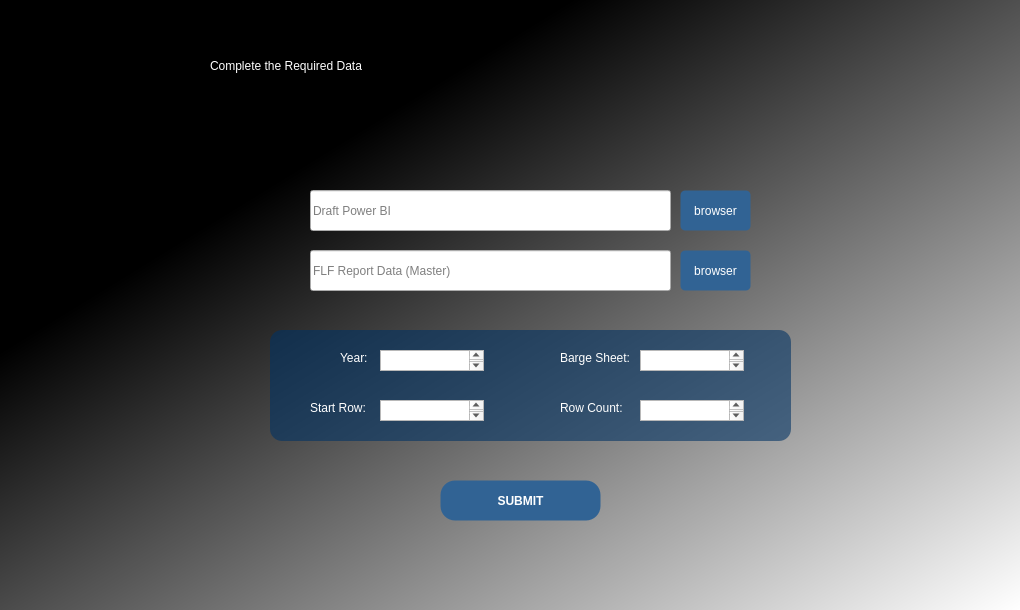
<?xml version="1.0" encoding="UTF-8"?>
<ui version="4.0">
 <class>mainWindow</class>
 <widget class="QDialog" name="mainWindow">
  <property name="geometry">
   <rect>
    <x>0</x>
    <y>0</y>
    <width>1020</width>
    <height>610</height>
   </rect>
  </property>
  <property name="windowTitle">
   <string>Dialog</string>
  </property>
  <property name="styleSheet">
   <string notr="true">#mainWindow {
    border-image: url(:/img/bg.png)0 0 0 0 stretch stretch;
}
QWidget#mainWindow{
background-color: qlineargradient(spread:pad, x1:0.274, y1:0.295, x2:1, y2:1, stop:0 rgba(0, 0, 0, 255), stop:1 rgba(255, 255, 255, 255));}

</string>
  </property>
  <widget class="QLabel" name="label">
   <property name="geometry">
    <rect>
     <x>210</x>
     <y>20</y>
     <width>621</width>
     <height>91</height>
    </rect>
   </property>
   <property name="styleSheet">
    <string notr="true">font: 600 28pt &quot;Segoe UI&quot;;color:rgb(255, 255, 255)</string>
   </property>
   <property name="text">
    <string>Complete the Required Data</string>
   </property>
  </widget>
  <widget class="QPushButton" name="pushButton">
   <property name="geometry">
    <rect>
     <x>440</x>
     <y>480</y>
     <width>161</width>
     <height>41</height>
    </rect>
   </property>
   <property name="font">
    <font>
     <family>Segoe UI</family>
     <pointsize>9</pointsize>
     <weight>75</weight>
     <italic>false</italic>
     <bold>true</bold>
    </font>
   </property>
   <property name="styleSheet">
    <string notr="true">/* Base */
QPushButton {
    border-radius: 15px;
    border: 1px solid transparent;   /* biar ukuran tidak loncat */
    padding: 4px;

   
	font: 600 9pt &quot;Segoe UI&quot;;
    color: rgb(255, 255, 255);
    background-color: rgb(49, 99, 148);   /* #316394 */
}

/* Muncul border hanya ketika ditekan */
QPushButton:pressed {
    border-color: #888;
    background-color: rgb(44, 88, 132);   /* sedikit lebih gelap */
}



</string>
   </property>
   <property name="text">
    <string>SUBMIT</string>
   </property>
  </widget>
  <widget class="QPushButton" name="pushButton_3">
   <property name="geometry">
    <rect>
     <x>680</x>
     <y>250</y>
     <width>71</width>
     <height>41</height>
    </rect>
   </property>
   <property name="sizePolicy">
    <sizepolicy hsizetype="Fixed" vsizetype="Fixed">
     <horstretch>0</horstretch>
     <verstretch>0</verstretch>
    </sizepolicy>
   </property>
   <property name="styleSheet">
    <string notr="true">/* Base */
QPushButton {
    border-radius: 5px;
    border: 1px solid transparent;   /* biar ukuran tidak loncat */
    padding: 4px;

   
	font: 600 8pt &quot;Segoe UI&quot;;
    color: rgb(255, 255, 255);
    background-color: rgb(49, 99, 148);   /* #316394 */
}

/* Muncul border hanya ketika ditekan */
QPushButton:pressed {
    border-color: #888;
    background-color: rgb(44, 88, 132);   /* sedikit lebih gelap */
}

/* Jika mau juga saat di-hover, buka komentar di bawah */
// QPushButton:hover {
//     border-color: #888;
// }
</string>
   </property>
   <property name="text">
    <string>browser</string>
   </property>
  </widget>
  <widget class="QLineEdit" name="fileLineEdit_2">
   <property name="geometry">
    <rect>
     <x>310</x>
     <y>250</y>
     <width>361</width>
     <height>41</height>
    </rect>
   </property>
   <property name="sizePolicy">
    <sizepolicy hsizetype="Expanding" vsizetype="Fixed">
     <horstretch>0</horstretch>
     <verstretch>0</verstretch>
    </sizepolicy>
   </property>
   <property name="styleSheet">
    <string notr="true">QLineEdit {
    border: 1px solid #888;
    border-radius: 4px;
    padding: 4px;
}
border-radius: 5px;</string>
   </property>
   <property name="placeholderText">
    <string>FLF Report Data (Master)</string>
   </property>
   <property name="clearButtonEnabled">
    <bool>true</bool>
   </property>
  </widget>
  <widget class="QLineEdit" name="fileLineEdit">
   <property name="geometry">
    <rect>
     <x>310</x>
     <y>190</y>
     <width>361</width>
     <height>41</height>
    </rect>
   </property>
   <property name="sizePolicy">
    <sizepolicy hsizetype="Expanding" vsizetype="Fixed">
     <horstretch>0</horstretch>
     <verstretch>0</verstretch>
    </sizepolicy>
   </property>
   <property name="styleSheet">
    <string notr="true">QLineEdit {
    border: 1px solid #888;
    border-radius: 4px;
    padding: 4px;
}
border-radius: 5px;</string>
   </property>
   <property name="placeholderText">
    <string>Draft Power BI</string>
   </property>
   <property name="clearButtonEnabled">
    <bool>true</bool>
   </property>
  </widget>
  <widget class="QPushButton" name="pushButton_2">
   <property name="geometry">
    <rect>
     <x>680</x>
     <y>190</y>
     <width>71</width>
     <height>41</height>
    </rect>
   </property>
   <property name="sizePolicy">
    <sizepolicy hsizetype="Fixed" vsizetype="Fixed">
     <horstretch>0</horstretch>
     <verstretch>0</verstretch>
    </sizepolicy>
   </property>
   <property name="mouseTracking">
    <bool>false</bool>
   </property>
   <property name="autoFillBackground">
    <bool>false</bool>
   </property>
   <property name="styleSheet">
    <string notr="true">/* Base */
QPushButton {
    border-radius: 5px;
    border: 1px solid transparent;   /* biar ukuran tidak loncat */
    padding: 4px;


	font: 600 8pt &quot;Segoe UI&quot;;
    color: rgb(255, 255, 255);
    background-color: rgb(49, 99, 148);   /* #316394 */
}

/* Muncul border hanya ketika ditekan */
QPushButton:pressed {
    border-color: #888;
    background-color: rgb(44, 88, 132);   /* sedikit lebih gelap */
}

/* Jika mau juga saat di-hover, buka komentar di bawah */
// QPushButton:hover {
//     border-color: #888;
// }
</string>
   </property>
   <property name="text">
    <string>browser</string>
   </property>
   <property name="checkable">
    <bool>false</bool>
   </property>
  </widget>
  <widget class="QTextEdit" name="textEdit">
   <property name="geometry">
    <rect>
     <x>380</x>
     <y>350</y>
     <width>104</width>
     <height>21</height>
    </rect>
   </property>
  </widget>
  <widget class="QTextEdit" name="textEdit_2">
   <property name="geometry">
    <rect>
     <x>380</x>
     <y>400</y>
     <width>104</width>
     <height>21</height>
    </rect>
   </property>
  </widget>
  <widget class="QTextEdit" name="textEdit_3">
   <property name="geometry">
    <rect>
     <x>640</x>
     <y>350</y>
     <width>104</width>
     <height>21</height>
    </rect>
   </property>
  </widget>
  <widget class="QLabel" name="label_2">
   <property name="geometry">
    <rect>
     <x>340</x>
     <y>350</y>
     <width>41</width>
     <height>16</height>
    </rect>
   </property>
   <property name="styleSheet">
    <string notr="true">font: 600 8pt &quot;Segoe UI&quot;;color: rgb(255, 255, 255)</string>
   </property>
   <property name="text">
    <string>Year:</string>
   </property>
  </widget>
  <widget class="QLabel" name="label_3">
   <property name="geometry">
    <rect>
     <x>310</x>
     <y>400</y>
     <width>81</width>
     <height>16</height>
    </rect>
   </property>
   <property name="styleSheet">
    <string notr="true">font: 600 8pt &quot;Segoe UI&quot;;color: rgb(255, 255, 255)</string>
   </property>
   <property name="text">
    <string>Start Row:</string>
   </property>
  </widget>
  <widget class="QLabel" name="label_4">
   <property name="geometry">
    <rect>
     <x>560</x>
     <y>350</y>
     <width>81</width>
     <height>16</height>
    </rect>
   </property>
   <property name="styleSheet">
    <string notr="true">font: 600 8pt &quot;Segoe UI&quot;;color: rgb(255, 255, 255)</string>
   </property>
   <property name="text">
    <string>Barge Sheet:</string>
   </property>
  </widget>
  <widget class="QLabel" name="label_5">
   <property name="geometry">
    <rect>
     <x>560</x>
     <y>400</y>
     <width>81</width>
     <height>16</height>
    </rect>
   </property>
   <property name="styleSheet">
    <string notr="true">font: 600 8pt &quot;Segoe UI&quot;;color: rgb(255, 255, 255)</string>
   </property>
   <property name="text">
    <string>Row Count:</string>
   </property>
  </widget>
  <widget class="QToolButton" name="toolButton">
   <property name="geometry">
    <rect>
     <x>270</x>
     <y>330</y>
     <width>521</width>
     <height>111</height>
    </rect>
   </property>
   <property name="styleSheet">
    <string notr="true">background-color:rgba(0, 49, 99, 149);

border-radius: 12px;</string>
   </property>
   <property name="text">
    <string/>
   </property>
  </widget>
  <widget class="QTextEdit" name="textEdit_5">
   <property name="geometry">
    <rect>
     <x>640</x>
     <y>400</y>
     <width>104</width>
     <height>21</height>
    </rect>
   </property>
  </widget>
  <zorder>toolButton</zorder>
  <zorder>label</zorder>
  <zorder>pushButton</zorder>
  <zorder>pushButton_3</zorder>
  <zorder>fileLineEdit_2</zorder>
  <zorder>fileLineEdit</zorder>
  <zorder>pushButton_2</zorder>
  <zorder>textEdit</zorder>
  <zorder>textEdit_2</zorder>
  <zorder>textEdit_3</zorder>
  <zorder>label_2</zorder>
  <zorder>label_3</zorder>
  <zorder>label_4</zorder>
  <zorder>label_5</zorder>
  <zorder>textEdit_5</zorder>
 </widget>
 <resources>
  <include location="../qt/sistem/resources.qrc"/>
 </resources>
 <connections/>
</ui>
